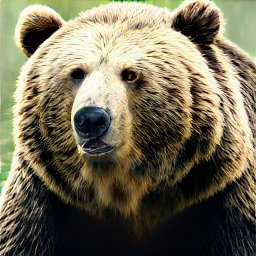
#> input picture dataset/Test/Bears/251.jpeg, 256 x 256 px, found by its file name; its folder holds 3 pictures in this run
$ python helper.py
#> lines starting #> are read from the running program, lines starting #| are printed output that depends on the picture
### utils/ImageToMatrix.py
import os
import random
import numpy as np
from numpy import asarray
from PIL import Image

script_dir = os.path.dirname(__file__)
# Define the base directory
base_dir = 'dataset'

# Define the categories and their respective paths
categories = {
    'Train': ['Bears', 'Pandas'],
    'Test': ['Bears', 'Pandas']
}

# Assigning labels to each class
labels = {
    'Bears': 0,
    'Pandas': 1
}

def ImageToMatrix(path):
    img = Image.open(path)
    img_array = asarray(img)
    return np.transpose(img_array, (2, 1, 0))

def getTrainDataset():
    all_train_data = []

    # Collect training data
    for cls in categories['Train']:
        # Create the full path to the class directory
        class_dir = os.path.join(base_dir, 'Train', cls)

        # List all files in the directory
        files = [os.path.join(class_dir, f) for f in os.listdir(class_dir) if os.path.isfile(os.path.join(class_dir, f))]

        # Pair each file with its label
        labeled_files = [(ImageToMatrix(file), labels[cls]) for file in files]
#> in ImageToMatrix, img is the input picture: PIL image 256x256 RGB; mean R, G, B 115.3, 108.6, 86.2
#> call 2 of ImageToMatrix, with path = 'dataset/Train/Bears/252.jpeg'
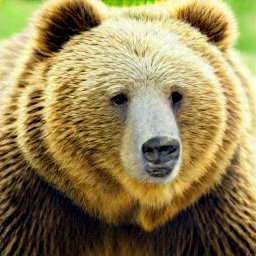
#> input picture dataset/Test/Bears/252.jpeg, 256 x 256 px, found by its file name
#> in ImageToMatrix, img is the input picture: PIL image 256x256 RGB; mean R, G, B 146.2, 130.7, 84.3
#> call 3 of ImageToMatrix, with path = 'dataset/Train/Bears/253.jpeg'
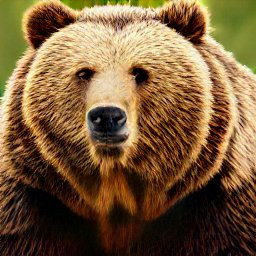
#> input picture dataset/Test/Bears/253.jpeg, 256 x 256 px, found by its file name
#> in ImageToMatrix, img is the input picture: PIL image 256x256 RGB; mean R, G, B 121.1, 91.9, 57.3
#> labeled_files = 3 items

        # Extend the all_train_data list
        all_train_data.extend(labeled_files)

    # Shuffle the combined training data
    random.shuffle(all_train_data)

    train_data_X = np.array([item[0] for item in all_train_data])
    train_data_y = np.array([item[1] for item in all_train_data])
#> train_data_y = [0, 0, 0, 1]

    return train_data_X, train_data_y

def getTestDataset():
    # Collect test data
    test_data = []
    for cls in categories['Test']:
        # Create the full path to the class directory
        class_dir = os.path.join(base_dir, 'Test', cls)

        # List all files in the directory
        files = [os.path.join(class_dir, f) for f in os.listdir(class_dir) if os.path.isfile(os.path.join(class_dir, f))]

        # Pair each file with its label
        labeled_files = [(ImageToMatrix(file), labels[cls]) for file in files]

        # Extend the test_data list
        test_data.extend(labeled_files)

    test_data_X = np.array([item[0] for item in test_data])
    test_data_y = np.array([item[1] for item in test_data])

    return test_data_X, test_data_y

# [4 lines that do not run on import are left out]

### helper.py
from enums.enums import ActivationFunction, PoolingMode, DenseLayerType
from layers.Convolution import ConvolutionLayer
from layers.Dense import DenseLayer
from layers.Flatten import FlattenLayer
from Sequential import Sequential
from utils.ImageToMatrix import getTrainDataset, getTestDataset
import numpy as np

train_X, train_y = getTrainDataset()
#> train_y = [0, 0, 0, 1]
test_X, test_y = getTestDataset()
#> in getTestDataset, `labeled_files = [(ImageToMatrix(file), labels[cls]) for file in files]`: labeled_files = 3 items
#> in getTestDataset, `test_data_y = np.array([item[1] for item in test_data])`: test_data_y = [0, 0, 0, 1]
#> test_y = [0, 0, 0, 1]

# [60 lines left out: functions createModel, run, not called in this run]
